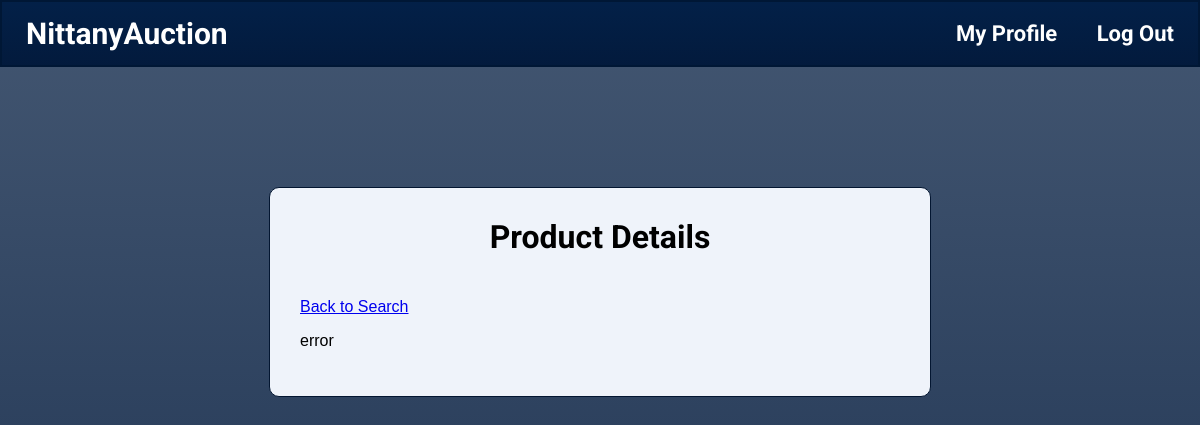
Before: /product/2 (signed in) with the older database file.
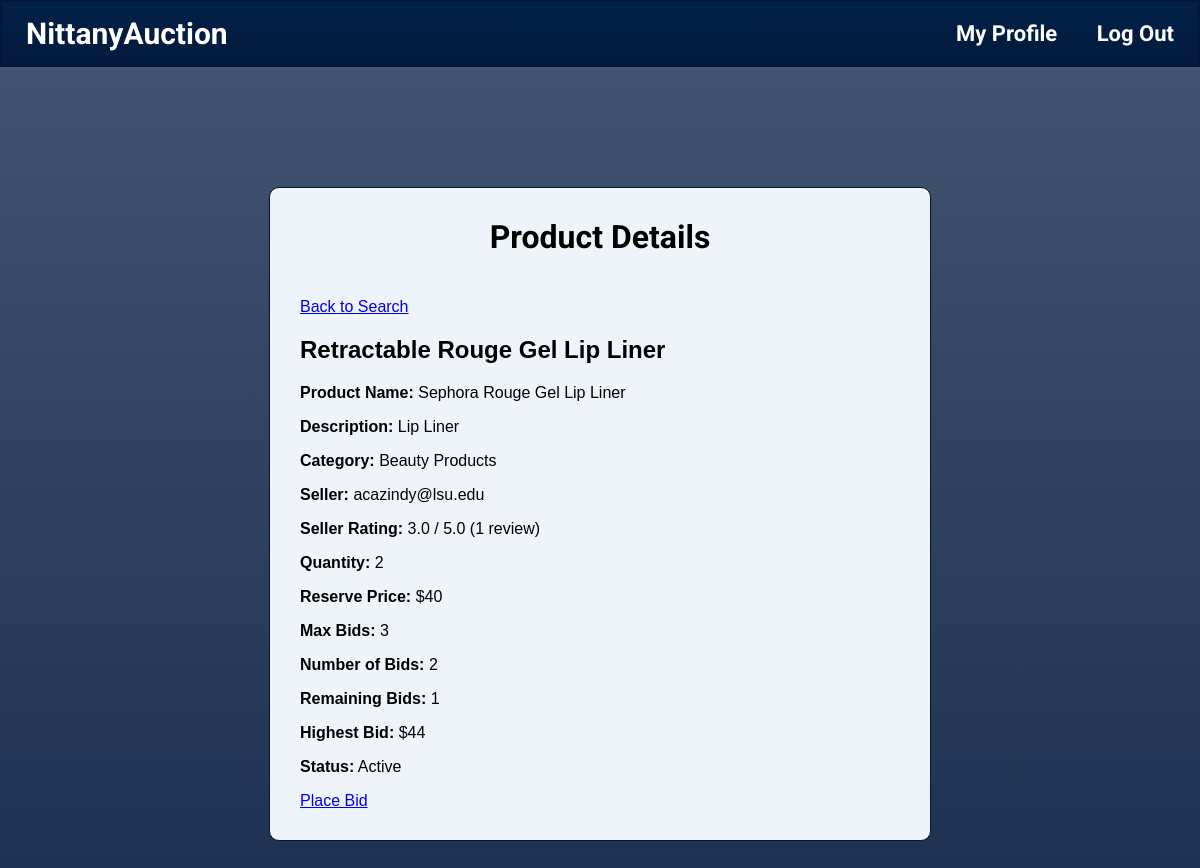
After: the same page with the newer database file.
### tables this page shows
CREATE TABLE Auction_Listing(seller_email TEXT,
                             listing_ID INTEGER PRIMARY KEY,
                             category TEXT,
                             auction_title TEXT,
                             product_name TEXT,
                             product_description TEXT,
                             quantity INTEGER,
                             reserve_price TEXT,
                             max_bids INTEGER,
                             status INTEGER,
                             FOREIGN KEY(seller_email) REFERENCES User(email),
                             FOREIGN KEY(category) REFERENCES Category(category_name));

### Starter_code_431w/app.py (the view)
@app.route('/product/<int:listing_id>')
def product_page(listing_id):
    if "email" not in session:
        session['login_error'] = 'Please log in first.'
        return redirect(url_for("login"))
    error = None
    product = None
    bid_count = 0
    highest_bid = None
    remaining_bids = 0
    wishlisted = False
    wishlist_feedback = session.pop("wishlist_feedback", None)
    seller_rating = None
    rating_count = 0
    try:
        with get_connection() as connection:
            initialize_schema_if_needed(connection)
            wishlist_email_col = get_wishlist_email_column(connection)
            product = connection.execute("""
                SELECT listing_ID, auction_title, product_name, product_description,
                       category, seller_email, quantity, reserve_price, max_bids, status
                FROM Auction_Listing
                WHERE listing_ID = ?
            """, (listing_id,)).fetchone()
            if not product:
                return render_template("product.html", error="Product not found.", product=None)
            bid_count_row = connection.execute(
                """
                SELECT COUNT(*) AS count
                FROM Bid
                WHERE listing_ID = ?
            """, (listing_id,)).fetchone()
            highest_bid_row = connection.execute(
                """
                SELECT MAX(bid_price) AS highest_bid
                FROM Bid
                WHERE listing_ID = ?
                """, (listing_id,)).fetchone()
            bid_count = bid_count_row["count"] if bid_count_row else 0
            highest_bid = highest_bid_row["highest_bid"] if highest_bid_row else None
            remaining_bids = product["max_bids"] - bid_count
            wishlisted_row = connection.execute(
                f"""
                SELECT 1
                FROM Wishlist
                WHERE listing_ID = ?
                  AND LOWER(TRIM({wishlist_email_col})) = LOWER(TRIM(?))
                """,
                (listing_id, session["email"]),
            ).fetchone()
            wishlisted = bool(wishlisted_row)
            rating_row = connection.execute("""
                SELECT ROUND(AVG(rating), 1) AS seller_rating,
                    COUNT(rating) AS rating_count
                FROM Rating
                WHERE LOWER(TRIM(seller_email)) = LOWER(TRIM(?))
            """, (product["seller_email"],)).fetchone()
            if rating_row:
                seller_rating = rating_row["seller_rating"]
                rating_count = rating_row["rating_count"]
    except sql.Error as e:
        print("Database error:", e)
        error = "Database error while loading product."
    return render_template(
        "product.html",
        product=product,
        bid_count=bid_count,
        highest_bid=highest_bid,
        remaining_bids=remaining_bids,
        error=error,
        wishlisted=wishlisted,
        wishlist_feedback=wishlist_feedback,
        seller_rating=seller_rating,
        rating_count=rating_count,
    )

### Starter_code_431w/app.py (called while the page is built, shortened)
def get_connection():
    connection = sql.connect(DB_PATH)
    connection.row_factory = sql.Row
    return connection

def current_db_timestamp():
    return datetime.now().strftime("%Y-%m-%d %H:%M:%S")

def get_wishlist_email_column(connection):
    columns = {
        row["name"].strip().lower()
        for row in connection.execute("PRAGMA table_info(Wishlist)").fetchall()
    }
    if "bidder_email" in columns:
        return "bidder_email"
    if "email" in columns:
        return "email"
    return "email"

def close_expired_auctions(connection):
    now_ts = current_db_timestamp()
    expired_rows = connection.execute(
        """
        SELECT listing_ID, seller_email, reserve_price
        FROM Auction_Listing
        WHERE status = 1
          AND end_time IS NOT NULL
          AND TRIM(end_time) <> ''
          AND end_time <= ?
        """,
        (now_ts,),
    ).fetchall()
    if expired_rows:
        connection.commit()

def initialize_schema_if_needed(connection):
    user_table = connection.execute(
        "SELECT name FROM sqlite_master WHERE type='table' AND name='User'"
    ).fetchone()
    ensure_runtime_schema(connection)
    close_expired_auctions(connection)

### Starter_code_431w/templates/product.html (shortened to what this page needs)
<!DOCTYPE html>
<html>
<head>
</head>
<body>
{% include "banner.html" %}
    <div class="product-box">
    <h1>Product Details</h1>
    <a href="/search">Back to Search</a>
    {% if error %}
        <p>error </p>
    {% endif %}
    {% if product %}
        <h2>{{ product['auction_title'] }}</h2>
        <p><strong>Product Name:</strong> {{ product['product_name'] }}</p>
        <p><strong>Description:</strong> {{ product['product_description'] }}</p>
        <p><strong>Category:</strong> {{ product['category'] }}</p>
        <p><strong>Seller:</strong> {{ product['seller_email'] }}</p>
        {% if seller_rating is not none %}
            <p><strong>Seller Rating:</strong> {{ seller_rating }} / 5.0 ({{ rating_count }} review{% if rating_count != 1 %}s{% endif %})</p>
        {% else %}
            <p><strong>Seller Rating:</strong> No ratings yet</p>
        {% endif %}
        <p><strong>Quantity:</strong> {{ product['quantity'] }}</p>
        <p><strong>Reserve Price:</strong> {{ product['reserve_price'] }}</p>
        <p><strong>Max Bids:</strong> {{ product['max_bids'] }}</p>
        <p><strong>Number of Bids:</strong> {{ bid_count }}</p>
        <p><strong>Remaining Bids:</strong> {{ remaining_bids }}</p>
        {% if highest_bid %}
            <p><strong>Highest Bid:</strong> ${{ highest_bid }}</p>
        {% else %}
            <p><strong>Highest Bid:</strong> No bids yet</p>
        {% endif %}
        {% if product['status'] == 1 %}
            <p><strong>Status:</strong> Active</p>
            <a href="/bid/{{ product['listing_ID'] }}">Place Bid</a>
        {% else %}
            <p><strong>Status:</strong> Not Active</p>
        {% endif %}
    {% endif %}
    </div>
</body>
</html>

Changed rows visible on the page:
added Auction_Listing: auction_title "Retractable Rouge Gel Lip Liner", product_name "Sephora Rouge Gel Lip Liner", product_description "Lip Liner", category "Beauty Products", seller_email "acazindy@lsu.edu", quantity "2", reserve_price "$40", max_bids "3"
Other visible differences:
{{ seller_rating }}: (not shown) → "3.0"
{{ rating_count }}: (not shown) → "1"
{{ bid_count }}: (not shown) → "2"
{{ remaining_bids }}: (not shown) → "1"
{{ highest_bid }}: (not shown) → "44"
text no longer shown: "error"
text now shown: "Product Name: Description: Category: Seller: Seller Rating: / 5.0 ( review ) Quantity: Reserve Price: Max Bids: Number of Bids: Remaining Bids: Highest Bid: $ Status: Active Place Bid"
